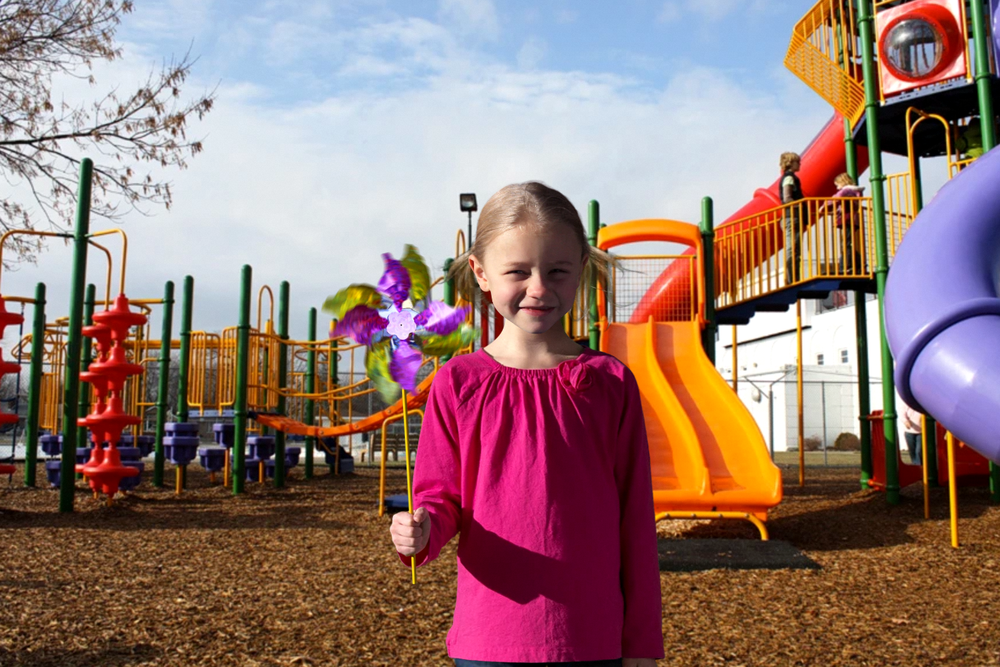
#> input picture src/data/f20_200iso_18mm_125sp.png, 1000 x 667 px, shrunk from 1422 x 948 before the run
$ jupyter execute assignment_1.ipynb
#> lines starting #> are read from the running program, lines starting #| are printed output that depends on the picture
#### Task 1
- <small>f20_200iso_18mm_125sp</small>
  - <small>Aperture (f/20): A very narrow aperture allows less light but increases the depth of field, keeping both foreground and background in focus.</small>
  - <small>ISO (200): A relatively low ISO value was chosen to reduce noise and preserve image clarity.</small>
  - <small>Focal Length (18mm): A wide-angle setting was used to capture a broader scene with more context.</small>
  - <small>Shutter Speed (1/125s): A moderate shutter speed balances light capture while avoiding motion blur</small>
  - <small>This configuration is suitable for bright environments where capturing fine detail across the entire frame is important.</small>
- <small>f20_200iso_35mm_125sp</small>
  - <small>Focal Length (35mm):Compared to 18mm, this provides a narrower field of view, emphasizing the subject while still preserving background detail.</small>
  - <small>This setting highlights how focal length influences composition while keeping exposure similar to the wide-angle case.</small>
- <small>f22_1600iso_35mm_800sp</small>
  - <small>Aperture (f/22): An even narrower aperture maximizes depth of field, but allows very little light.</small>
  - <small>ISO (1600): A high ISO compensates for the small aperture and fast shutter speed, making the sensor more sensitive to light, though it introduces some noise.</small>
  - <small>Shutter Speed (1/800s): A very fast shutter speed reduces motion blur, ideal for capturing moving objects or shooting in bright conditions.</small>
  - <small>This configuration demonstrates the trade-off between depth of field, exposure time, and noise.</small>
- <small>f3.2_100iso_35mm_2500sp</small>
  - <small>Aperture (f/3.2): A wide aperture lets in much more light, producing a shallow depth of field with strong subject-background separation.</small>
  - <small>ISO (100): The lowest ISO minimizes noise, ideal for brightly lit conditions.</small>
  - <small>Shutter Speed (1/2500s): A very fast shutter speed prevents overexposure despite the wide aperture and bright environment.</small>
  - <small>This configuration is excellent for isolating a subject with blurred background (bokeh effect) while keeping the image noise-free.</small>

[cell 1]
import cv2
import matplotlib.pyplot as plt

img1 = cv2.imread("../src/data/f20_200iso_18mm_125sp.png")
#> img1 is the input picture: shape (667, 1000, 3); mean B, G, R 115.3, 120, 149.6
img2 = cv2.imread("../src/data/f20_200iso_35mm_125sp.png")
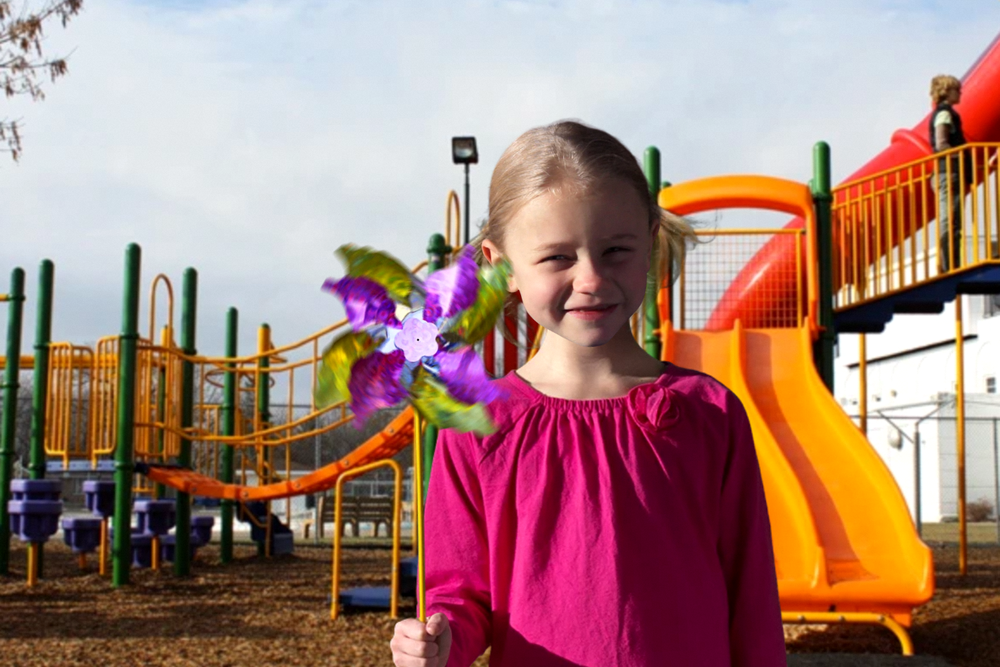
#> input picture src/data/f20_200iso_35mm_125sp.png, 1000 x 667 px, shrunk from 1422 x 948 before the run
#> img2 is the input picture: shape (667, 1000, 3); mean B, G, R 120.8, 128.7, 166.2
img3 = cv2.imread("../src/data/f22_1600iso_35mm_800sp.png")
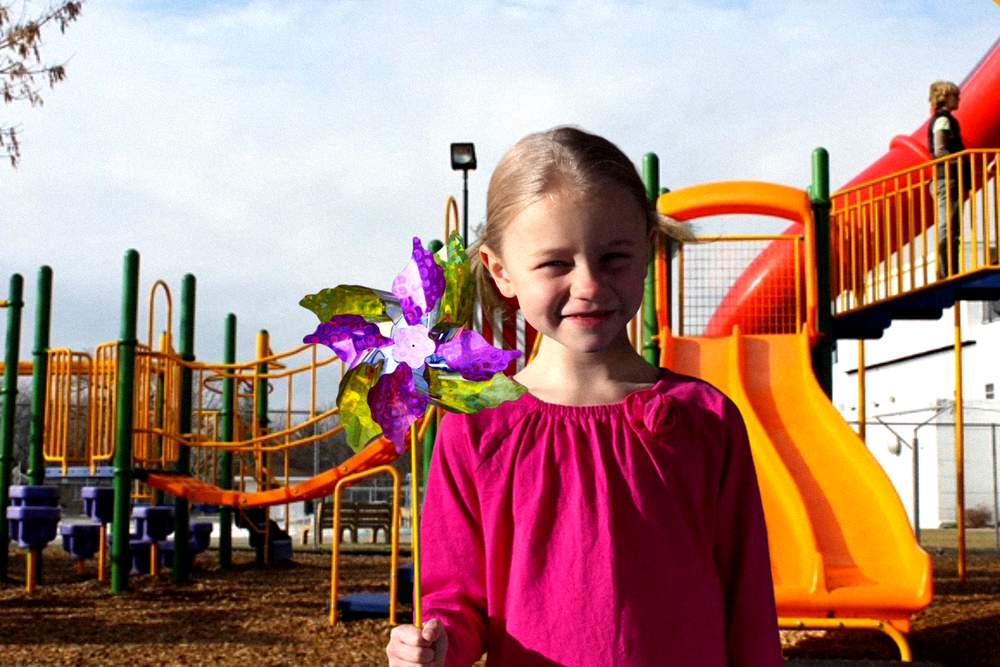
#> input picture src/data/f22_1600iso_35mm_800sp.png, 1000 x 667 px, shrunk from 1422 x 948 before the run
#> img3 is the input picture: shape (667, 1000, 3); mean B, G, R 123.6, 132.3, 171.5
img4 = cv2.imread("../src/data/f3.2_100iso_35mm_2500sp.png")
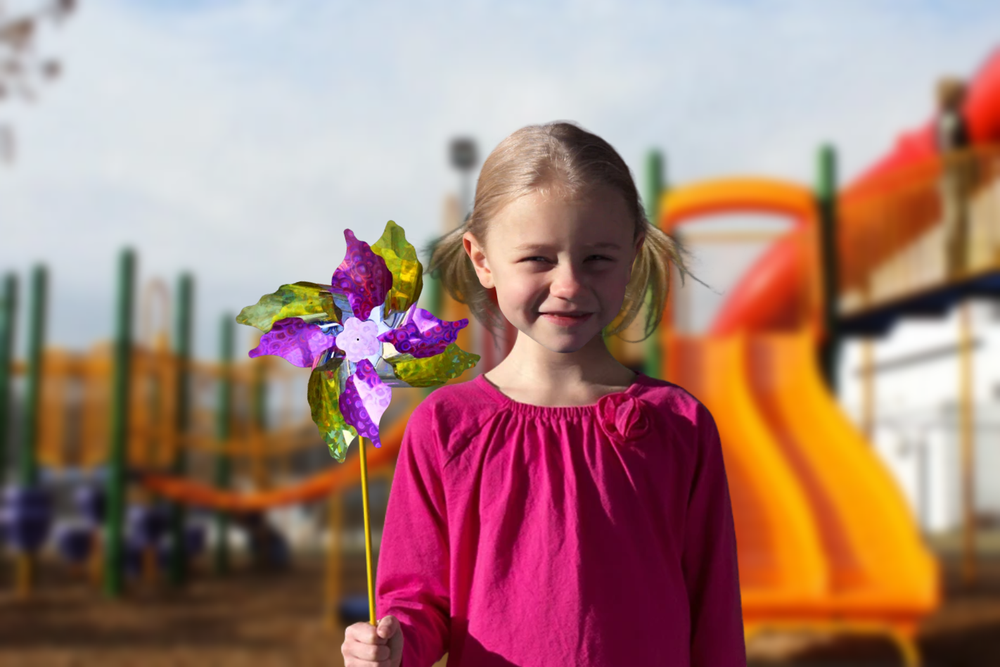
#> input picture src/data/f3.2_100iso_35mm_2500sp.png, 1000 x 667 px, shrunk from 1422 x 948 before the run
#> img4 is the input picture: shape (667, 1000, 3); mean B, G, R 120.1, 128.4, 167

img1 = cv2.cvtColor(img1, cv2.COLOR_BGR2RGB)
img2 = cv2.cvtColor(img2, cv2.COLOR_BGR2RGB)
img3 = cv2.cvtColor(img3, cv2.COLOR_BGR2RGB)
img4 = cv2.cvtColor(img4, cv2.COLOR_BGR2RGB)

plt.figure(figsize=(10, 8))

plt.subplot(2, 2, 1)
plt.imshow(img1)
plt.title("f20_200iso_18mm_125sp")
plt.axis("off")

plt.subplot(2, 2, 2)
plt.imshow(img2)
plt.title("f20_200iso_35mm_125sp")
plt.axis("off")

plt.subplot(2, 2, 3)
plt.imshow(img3)
plt.title("f22_1600iso_35mm_800sp")
plt.axis("off")

plt.subplot(2, 2, 4)
plt.imshow(img4)
plt.title("f3.2_100iso_35mm_2500sp")
plt.axis("off")

plt.tight_layout()
plt.show()
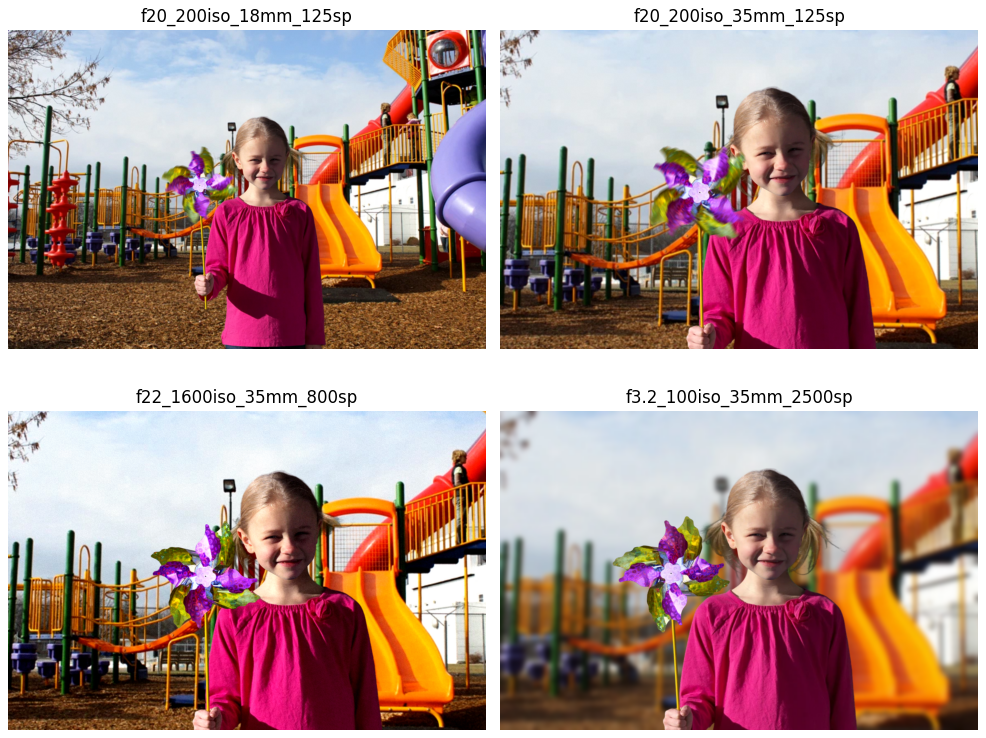
#> figure drawn by matplotlib, 4 panels

#### Task 2.1

[cell 2]
import cv2
import numpy as np

def grey_world(img):
    result = img.copy().astype(np.float32)
    avg_b, avg_g, avg_r = cv2.mean(img)[:3]
#> avg_b = 166.9; avg_g = 128.5; avg_r = 120.1
    avg_gray = (avg_b + avg_g + avg_r) / 3
#> avg_gray = 138.5
    result[...,0] *= avg_gray / avg_b
    result[...,1] *= avg_gray / avg_g
    result[...,2] *= avg_gray / avg_r
    return np.clip(result, 0, 255).astype(np.uint8)
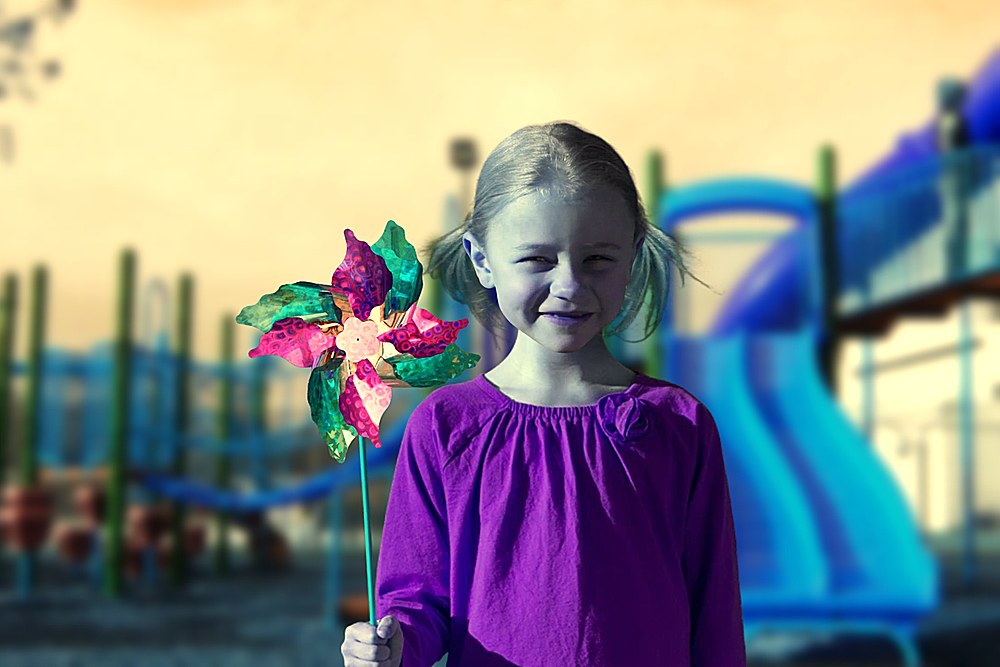
#> returned value: shape (667, 1000, 3); mean of channels 0, 1, 2 138, 137.9, 134.7; drawn as B, G, R

def white_patch(img):
    result = img.copy().astype(np.float32)
    max_b, max_g, max_r = np.max(img[:,:,0]), np.max(img[:,:,1]), np.max(img[:,:,2])
#> max_b = 255; max_g = 255; max_r = 255
    result[:,:,0] *= 255.0 / max_b
    result[:,:,1] *= 255.0 / max_g
    result[:,:,2] *= 255.0 / max_r
    return np.clip(result, 0, 255).astype(np.uint8)

[cell 3]
def unsharp_mask(img, k=1.5):
    blurred = cv2.GaussianBlur(img, (5,5), 0)
    sharpened = cv2.addWeighted(img, 1+k, blurred, -k, 0)
    return sharpened

[cell 4]
img = cv2.imread("../src/data/f3.2_100iso_35mm_2500sp.png")
img = cv2.cvtColor(img, cv2.COLOR_BGR2RGB)

sharpened = unsharp_mask(img)
balanced_gw = grey_world(sharpened)
balanced_wp = white_patch(sharpened)

plt.figure(figsize=(10, 8))

plt.subplot(2, 2, 1)
plt.imshow(img)
plt.title("f3.2_100iso_35mm_2500sp")
plt.axis("off")

plt.subplot(2, 2, 2)
plt.imshow(sharpened)
plt.title("sharpened")
plt.axis("off")

plt.subplot(2, 2, 3)
plt.imshow(balanced_gw)
plt.title("balanced_grey_world")
plt.axis("off")

plt.subplot(2, 2, 4)
plt.imshow(balanced_wp)
plt.title("balanced_white_patch")
plt.axis("off")

plt.tight_layout()
plt.show()

#### Task 2.2

Histogram Equalization

&emsp;&emsp;Enhances overall contrast, especially detail in shadows and highlights.

&emsp;&emsp;Disadvantages: May cause color distortion or amplify noise.

Contrast Stretch

&emsp;&emsp;User-controllable (alpha enhances contrast, beta adjusts brightness).

&emsp;&emsp;Suitable for targeted enhancement, maintaining more natural colors.

[cell 5]
def hist_equalization(img):
    img_yuv = cv2.cvtColor(img, cv2.COLOR_BGR2YUV)
#> img_yuv: shape (667, 1000, 3); mean of channels 0, 1, 2 130.3, 146.1, 119.1
    img_yuv[:,:,0] = cv2.equalizeHist(img_yuv[:,:,0])
#> img_yuv: shape (667, 1000, 3); mean of channels 0, 1, 2 128.7, 146.1, 119.1
    return cv2.cvtColor(img_yuv, cv2.COLOR_YUV2BGR)

def contrast_stretching(img, alpha=1.5, beta=20):
    # alpha: 对比度系数, beta: 亮度偏移
#> called with alpha = 1, beta = 20
    new_img = cv2.convertScaleAbs(img, alpha=alpha, beta=beta)
    return new_img

[cell 6]
img = cv2.imread("../src/data/f3.2_100iso_35mm_2500sp.png")
img = cv2.cvtColor(img, cv2.COLOR_BGR2RGB)

img_eq = hist_equalization(img)
img_cs0 = contrast_stretching(img, alpha=1, beta=20)
img_cs1 = contrast_stretching(img, alpha=1, beta=0.1)
img_cs2 = contrast_stretching(img, alpha=1.8, beta=1)
img_cs3 = contrast_stretching(img, alpha=0.5, beta=1)
#> call 4 of contrast_stretching, with alpha = 0.5, beta = 1
#> in contrast_stretching (call 4), `new_img = cv2.convertScaleAbs(img, alpha=alpha, beta=beta)`:
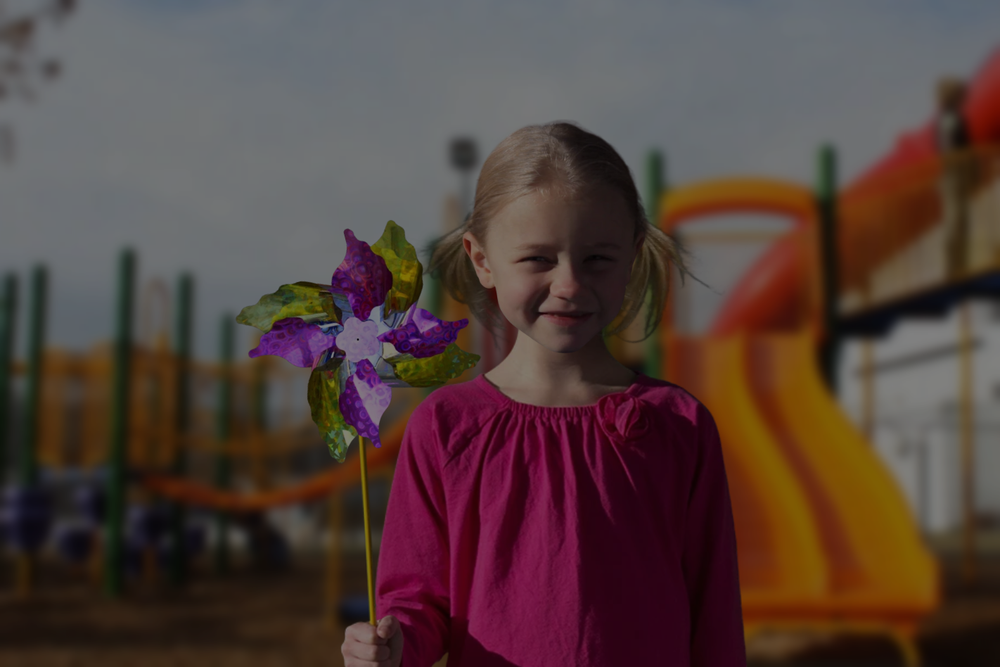
#> new_img: shape (667, 1000, 3); mean R, G, B 84.5, 65.2, 61.1

plt.figure(figsize=(12, 8))

plt.subplot(2, 3, 1)
plt.imshow(img)
plt.title("f3.2_100iso_35mm_2500sp")
plt.axis("off")

plt.subplot(2, 3, 2)
plt.imshow(img_eq)
plt.title("Histogram Equalization")
plt.axis("off")

plt.subplot(2, 3, 3)
plt.imshow(img_cs0)
plt.title("Contrast Stretching (alpha=1, beta=20)")
plt.axis("off")

plt.subplot(2, 3, 4)
plt.imshow(img_cs1)
plt.title("Contrast Stretching (alpha=1, beta=0.1)")
plt.axis("off")

plt.subplot(2, 3, 5)
plt.imshow(img_cs2)
plt.title("Contrast Stretching (alpha=1.8, beta=1)")
plt.axis("off")

plt.subplot(2, 3, 6)
plt.imshow(img_cs3)
plt.title("Contrast Stretching (alpha=0.1, beta=1)")
plt.axis("off")

plt.tight_layout()
plt.show()
